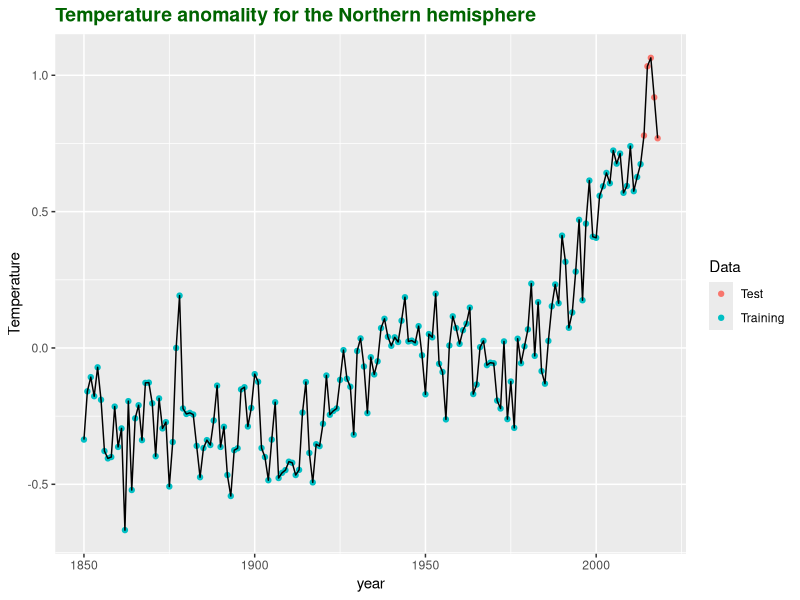
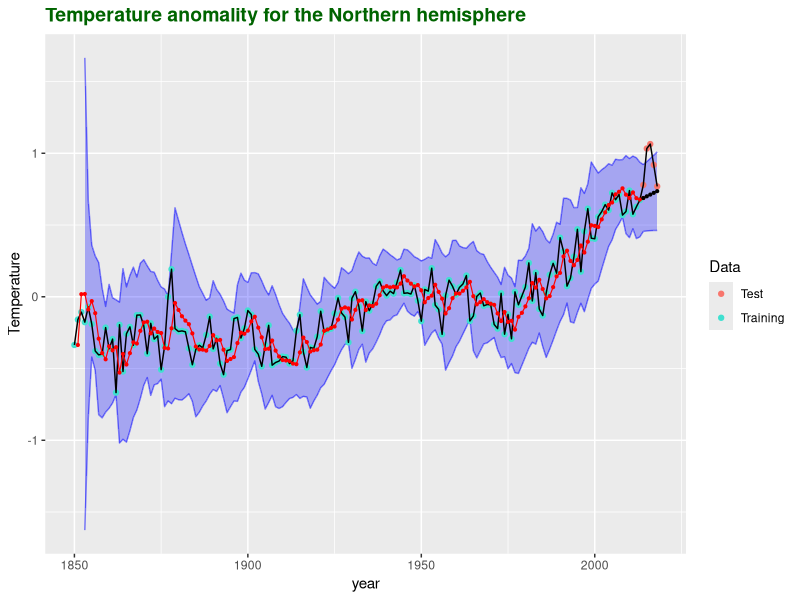
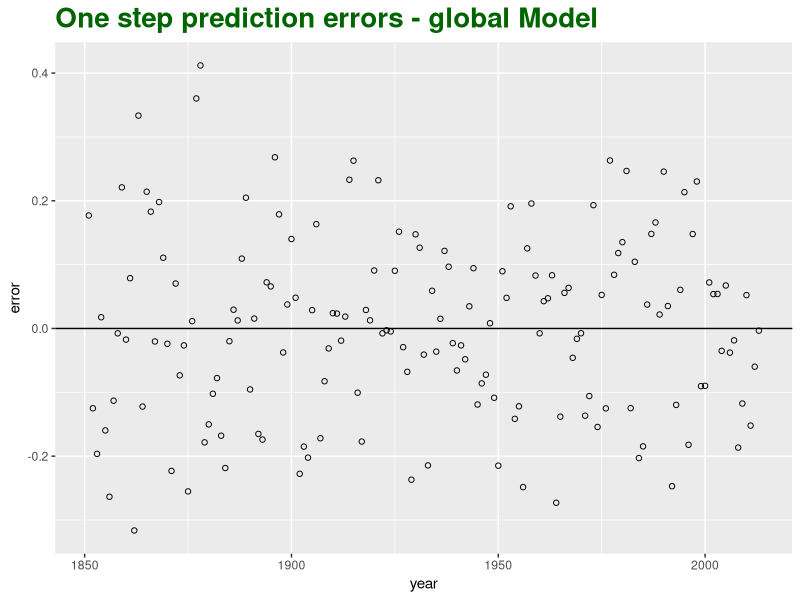
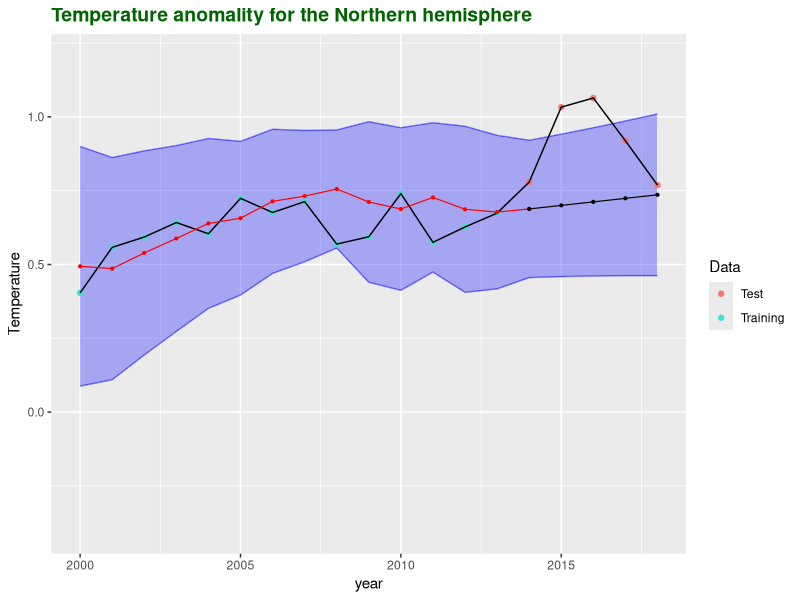
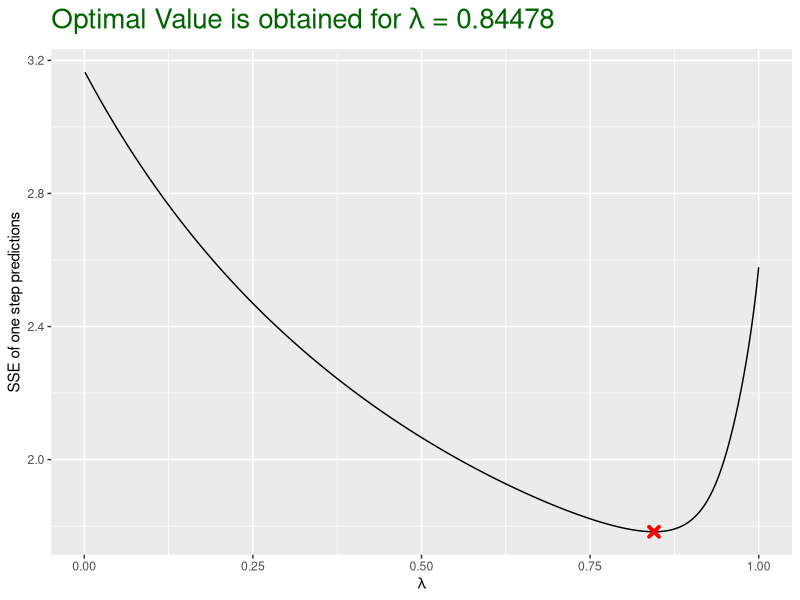

Source code (R) for these figures, in order:
## ---- chunk 1
rm(list = ls());
graphics.off();
cat("\014");
knitr::opts_chunk$set(echo = TRUE)
library(magrittr)
library(ggplot2)
library(dplyr)
## ---- chunk 2
#' Function that defines the linear trend model
f <- function(j){
  c(1,j)
}

# Functions for updating Fn to Fm
# calling F(n) updates F0 to Fn
update_F<-function(m, lambda=1, Fn=matrix(0,nrow=2,ncol=2), n=0){
  if(n>m){return(NaN)}
  if(n==m){return(Fn)}
  for (j in n:(m-1)){Fn = Fn + lambda^j*f(-j)%*%t(f(-j))}
  Fn
}

update_h<-function(m,Y, lambda=1, hn=c(0,0), n=0){
  if(n>m){return(NaN)}
  if(n==m){return(hn)}
  L=matrix(c(1,1,0,1),nrow=2)
  for (j in n:(m-1)){hn = lambda*solve(L)%*%hn + f(0)*Y[j+1]}
  c(hn) #return as vector instead of matrix
}

# Function that calculates theta_n for all n in N (N should be in increasing 
# order). Output is a 2xn matrix or a 2D vector if N is a scalar.
calculate_theta<-function(N, Y, lambda=1){
  len=length(N)
  theta=theta=matrix(0,nrow=2,ncol=len)
  
  #initialise FN and hN and calculate first theta
  #if N=1 the estimate of theta is just [Y_1, 0] -> from where??? WLS?
  hn=update_h(N[1],Y,lambda=lambda)
  Fn=update_F(N[1],lambda=lambda)
  if(N[1]==1){ theta[,1]=hn }
  else{ theta[,1] = solve(Fn,hn) }
  
  if(len==1){ return(c(theta)) }
  
  # iteratively calculations of the remaining thetas using the updating formulas
  for (i in 1:(len-1)){
    Fn=update_F(N[i+1], lambda=lambda, Fn=Fn, n=N[i])
    hn=update_h(N[i+1], Y, lambda=lambda, hn=hn, n=N[i])
    theta[,i+1]=solve(Fn,hn)}
  theta
}

#retruns a data.frame there coloumns indicate the used theta_N value, and rows
#indicates the predicting steps.
make_predictions <- function(N,Y, lambda=1,step=1){
  theta=calculate_theta(N, Y, lambda=lambda)
  f_=cbind(1,step)
  pred_=f_%*%theta
  df=data.frame(pred_, row.names=step)
  colnames(df)=N
  df
}


## ---- chunk 3
sigma2_hat <- function(N,theta,Y,lambda,p=2,lg='local',n=5){
  if (lambda==1){
    #estimating sigma2 as σ^2 = ε^T ε/(N −p)
    y=Y[1:N]
    x=cbind(1,(-N+1):0)
    eps=y-x%*%theta #residuals using theta_N
    sigma2=diag(t(eps)%*%eps/(N-p))
  }
  else if (lg=='local'){
    #estimating sigma2 using local estimater
    y=Y[1:N]
    x=cbind(1,(-N+1):0)
    eps=y-x%*%theta #residuals using theta_N
    T_=0
    Sigma_inv=matrix(0,nrow=N,ncol=N)
    for(j in 0:(N-1)){
      T_=T_+lambda^j
      Sigma_inv[j+1,j+1]=lambda^((N-1)-j)
    }
    sigma2=c(1/(T_-p)*t(y-x%*%theta)%*%Sigma_inv%*%(y-x%*%theta))
  }
  else if (lg=='global'){
    sigma2=0
    for (j in (n+1):N){
      pred = make_predictions(j-1,Y, lambda=lambda,step=1)
      F_ = update_F(j-1, lambda=lambda)
      sigma2 = sigma2 + (Y[j]-pred)^2/(1+t(f(1)%*%solve(F_)%*%f(1)))
    }
    sigma2=sigma2/(N-n)
  }
  as.numeric(sigma2)
}


var_pred_err <- function(N,theta,Y, lambda,step,type='pred',p=2,lg='local'){
  f_ = rbind(1,step)
  FN = update_F(N,lambda=lambda)
  s2 = sigma2_hat(N,theta,Y,lambda,p=p,lg=lg)
  tmp = diag(t(f_)%*%solve(FN)%*%f_) #diag is nescesary then step is a list
  if (type=='pred'){
    var=s2*(1+tmp)
  }else if (type=='conf'){
    var=s2*(tmp)
  }
  var
}

pred_interval <- function(N,theta,Y, lambda,step, conf=0.95,type='pred',p=2,lg='local'){
  theta = calculate_theta(N,Y=data$nh, lambda=lambda)
  var = var_pred_err(N,theta,Y,lambda, step,type=type, p=p,lg=lg)
  qt((1+conf)/2,df=N-p)*sqrt(var)
}

## ---- chunk 4
keeps <- c('year','nh')
data <- read.table("A1_annual.txt", header = TRUE)[keeps]  %>%
  mutate(data_type = c(replicate(164, 'Training'),replicate(5, 'Test')))
head(data)
tail(data)
## ---- chunk 5
plot_data <- ggplot() +
      geom_point(data=data,aes(x=year, y=nh,color=data_type)) +
      geom_line(data=data,aes(x=year, y=nh),col='black') +
      labs(title="Temperature anomality for the Northern hemisphere", 
           x="year", y="Temperature",  color = "Data") +
      theme(plot.title = element_text(size = 14, face = "bold", 
            color = "darkgreen"), legend.position = "right")
ggsave(file="data.pdf", plot=plot_data , width=8, height=5)
plot_data 
## ---- chunk 6
conf_type='local'
lambda=0.8 # <- change to get the corresponding plots
#global one step predictions for the test data
pred = as.numeric(make_predictions(N=1:164,Y=data$nh, lambda=lambda,step=1))  #Y_N+1|N
pred_err = data$nh[2:164]-pred[-164] #Y_N+1-Y_N+1|N (Y_165 isn't training data)
pred_int = c()
for (n in 3:164){
  pred_int=c(pred_int,pred_interval(N=n,Y=data$nh,lambda=lambda,step=1,type='pred',lg=conf_type))
}






#forecast and confintervals
forecast = make_predictions(N=164,Y=data$nh, lambda=lambda,step=1:5)$'164' #Y_N+l|N
pred_uncertainty = pred_interval(N=164,Y=data$nh,
                                 lambda=lambda,step=1:5,type='pred',lg=conf_type)
conf_uncertainty = pred_interval(N=164,Y=data$nh,
                                 lambda=lambda,step=1:5,type='conf',lg=conf_type)


plwr = forecast-pred_uncertainty
pupr = forecast+pred_uncertainty
clwr = forecast-conf_uncertainty
cupr = forecast+conf_uncertainty



#plot of one step predictions
ymin=pred[3:164]-pred_int
ymax=pred[3:164]+pred_int
plot_one_step <-  ggplot()+ 
  geom_ribbon(aes(ymin=ymin,ymax=ymax,x=data$year[4:165]), fill="blue", alpha=0.3)+
  geom_ribbon(aes(ymin=plwr,ymax=pupr,x=data$year[165:169]), fill="blue", alpha=0.3)+
  geom_line(aes(x=data$year[165:169],y=plwr),col='blue',alpha=0.5)+
  geom_line(aes(x=data$year[165:169],y=pupr),col='blue',alpha=0.5)+
  geom_line(aes(x=data$year[4:165],y=ymin),col='blue',alpha=0.5)+
  geom_line(aes(x=data$year[4:165],y=ymax),col='blue',alpha=0.5)+
  geom_point(data=data,aes(x=year, y=nh,color=data_type)) +
  geom_line(data=data,aes(x=year, y=nh),col='black') +
  geom_point(aes(x=data$year[2:165], y=pred), color='red',size=0.75)+ #size=0.2
  geom_line( aes(x=data$year[2:165], y=pred), color='red',size=0.4)+#size=0.2
  geom_point(aes(x=data$year[165:169], y=forecast), color='black',size=0.75)+#size=0.2
  geom_line( aes(x=data$year[165:169], y=forecast), color='black',size=0.4)+#size=0.2
  labs(title="Temperature anomality for the Northern hemisphere", 
           x="year", y="Temperature",  color = "Data") +
  theme(plot.title = element_text(size = 14, face = "bold", 
            color = "darkgreen"), legend.position = "right")+
  scale_color_manual(name = "Data", values = c("Test" = "#F8766D", "Training" = "turquoise", "1 step predictions"="red","1-5 step forecasts"='black'))
#ggsave(file="global.pdf", plot=plot_one_step, width=8, height=5)

#plot of one step predictions errors
plot_pred_err=ggplot()+
  geom_hline(yintercept = 0)+
  geom_point(aes(x=data$year[2:164],y=pred_err),pch=1)+
  labs(title="One step prediction errors - global Model",
       x="year", y="error")+
  theme(plot.title = element_text(size = 20,face = "bold",color = "darkgreen"))
ggsave(file=paste("resplot_lambda", lambda, ".pdf"), plot=plot_pred_err, width=10, height=6)

#plot of forecasted values
plot_forecast <- plot_one_step +
  geom_point(aes(x=data$year[165:169], y=forecast), color='black',size=0.2)+
  geom_line( aes(x=data$year[165:169], y=forecast), color='black',ize=0.2)+
  labs(title='Forecasting temperature anomality using Global Trend Model')
ggsave(file="global.pdf", plot=plot_forecast, width=8, height=5)


plot_close=plot_one_step+xlim(2000, 2018)+ylim(-0.4,1.2)
ggsave(file="global2.pdf", plot=plot_close, width=5, height=4)

plot_one_step
plot_pred_err
plot_close
## ---- chunk 7
paste(lambda, "hej", sep = "")
## ---- chunk 8
##### optimering af lambda
prediction_error_SSE <- function(lambda,N,Y,step=1){
  pred_ = as.numeric(make_predictions(N,data$nh,lambda=lambda,step=step))
  #sum squared error
  norm(pred_-Y[N+1],type="2")
}

##### optimering af lambda
sse_err=c()
lambdas=seq(0.001,1,by=0.001)
N=6:163  #what residuals to count
for(lambda in lambdas) {
  sse_err=c(sse_err,prediction_error_SSE(lambda,N,data$nh))
}

opt=optimize(prediction_error_SSE,lower=0,upper=1,Y=data$nh,N=N)
plot_optimal_lambda <- ggplot()+
  geom_line(aes(x=lambdas,y=sse_err))+
  geom_point(aes(x=opt$min,y=opt$objective),color='red',pch=4,size=2,stroke = 2)+
  labs(title=expression(paste("Optimal Value is obtained for ", lambda, " = 0.84478")),
       x=expression(lambda), y="SSE of one step predictions")+
  theme(plot.title = element_text(size = 20,face = "bold",color = "darkgreen"))
  #geom_vline(xintercept=opt$minimum)
plot_optimal_lambda
ggsave(file="optimal.pdf", plot=plot_optimal_lambda, width=8, height=5)
